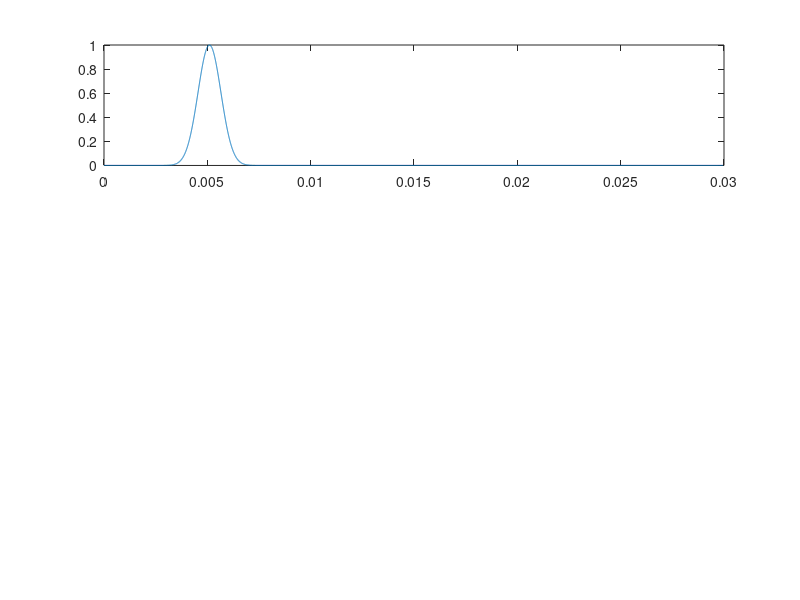

Write the MATLAB code that produced this figure.
clc;clear all;
f=fopen('Flux.txt');
l=fgetl(f);
i=1;
while ischar(l)
    %%disp(l);
    text{i}=l;
    data{i}=sscanf(text{i},'%f , %f');
    A1(i)=data{i}(1);
    A2(i)=data{i}(2);
    %A3(i)=data{i}(3);
    l=fgetl(f);
    i=i+1;
end

hold on;

subplot(3,1,1)
A=abs(A2)/max(abs(A2));%Flux_in
%B=abs(A3)/max(abs(A2));%Flux_out
plot(A1,A);
% subplot(3,1,2)
% plot(A1,B);
% subplot(3,1,3)
% C=B./A;
% for i=1:length(C)
%     if (C(i)>1)
%         %C(i)=0;
%     end
% end
% plot(A1,C);
